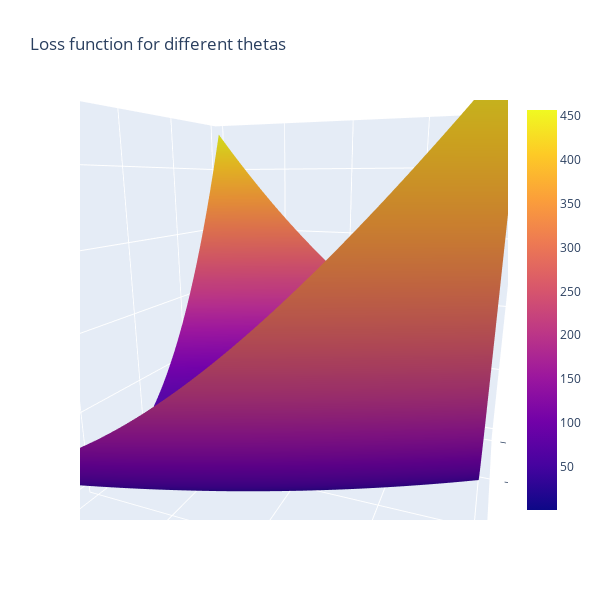

The cell this chart's notebook holds for it:
### Code cell
#Here is the same figure as above, with the line the loss function takes toward the minimum.

#X = Theta0
#Y - Theta1
#Z = Loss
#black line = path of loss function over the iterations.
#Find where it is closest to 0 in X and Y!

#you can click/hold in the graph below to rotate!

line_marker = dict(color='#101010', width=2)
fig = go.Figure()
fig.add_surface(x=theta1_vals, y=theta0_vals, z=J_vals)
fig.add_scatter3d(x=theta1_history, y=theta0_history, z=J_history, line=line_marker, name='')
#The below line adds a graph of just the loss over iterations in a 2D plane
plt.plot(theta0_history, theta1_history, 'r+');
fig.update_layout(title='Loss function for different thetas', autosize=True,
                  width=600, height=600, xaxis_title='theta0', 
                 yaxis_title='theta1')
fig.show()
